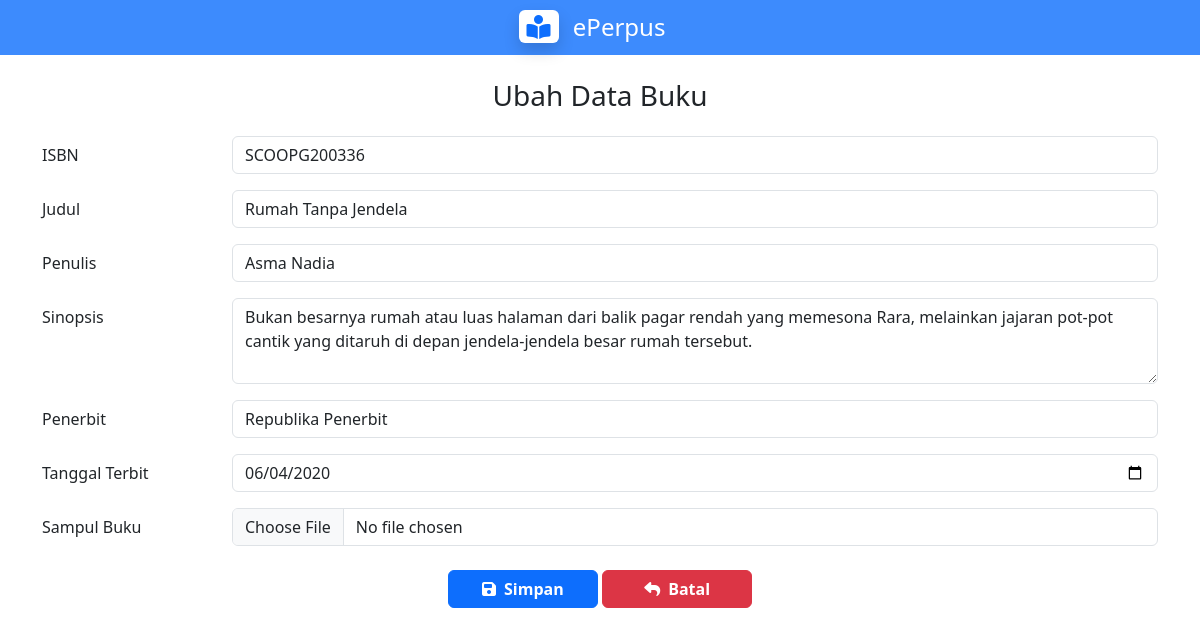
Page /BukuSection/ubah.php?isbn=SCOOPG200336 on the committed database.
### tables this page shows
CREATE TABLE `tbl_buku` (
  `isbn` varchar(50) NOT NULL,
  `judul` varchar(255) NOT NULL,
  `penulis` varchar(50) NOT NULL,
  `sinopsis` text NOT NULL,
  `penerbit` varchar(50) NOT NULL,
  `tanggal_terbit` date NOT NULL,
  `sampul` varchar(50) NOT NULL
);

### loginKey.php (called while the page is built, shortened)
<?php
include 'koneksi.php';
$query = "SELECT * FROM tbl_login";
$sql = mysqli_query($conn, $query);
$result = mysqli_fetch_assoc($sql);
$login = $result['id'];
?>

### BukuSection/ubah.php (the view, shortened to what this page needs)
<?php
include '../koneksi.php';
include '../loginKey.php';
$isbn = $_GET['isbn'];
$query = "SELECT * FROM tbl_buku WHERE isbn = '$isbn'";
$sql = mysqli_query($conn, $query);
$result = mysqli_fetch_assoc($sql);
$judul = $result['judul'];
$penulis = $result['penulis'];
$sinopsis = $result['sinopsis'];
$penerbit = $result['penerbit'];
$tanggal_terbit = $result['tanggal_terbit'];
?>
<!DOCTYPE html>
<html lang="en">
<head>
    <link rel="stylesheet" href="https://cdn.jsdelivr.net/npm/bootstrap@5.3.3/dist/css/bootstrap.min.css">
    <link rel="stylesheet" href="https://cdnjs.cloudflare.com/ajax/libs/font-awesome/6.5.2/css/all.min.css">
</head>
<body>
    <div class="main-container">
        <div class="content">
            <nav class="navbar navbar-dark justify-content-center" style="background-color: #3D8BFD;">
                <a class="navbar-brand" href="../index.php?login=<?php echo $login ?>">
                    <h1 class="fs-4 m-0"><span class="bg-white text-primary rounded shadow px-2 me-2"><i class="fa-solid fa-book-open-reader"></i></span> <span class="text-white">ePerpus</span></h1>
                </a>
            </nav>
            <h3 class="mt-4 text-center">Ubah Data Buku</h3>
            <div class="container mt-4">
                <form method="POST" action="ubahApi.php" enctype="multipart/form-data">
                    <div class="mb-3 row">
                        <label for="isbn" class="col-sm-2 col-form-label">ISBN</label>
                        <div class="col">
                            <input required type="text" class="form-control" id="isbn" name="isbn"
                                value="<?php echo $isbn; ?>">
                        </div>
                    </div>
                    <div class="mb-3 row">
                        <label for="judul" class="col-sm-2 col-form-label">Judul</label>
                        <div class="col">
                            <input required type="text" class="form-control" id="judul" name="judul"
                                value="<?php echo $judul; ?>">
                        </div>
                    </div>
                    <div class="mb-3 row">
                        <label for="penulis" class="col-sm-2 col-form-label">Penulis</label>
                        <div class="col">
                            <input required type="text" class="form-control" id="penulis" name="penulis"
                                value="<?php echo $penulis; ?>">
                        </div>
                    </div>
                    <div class="mb-3 row">
                        <label for="sinopsis" class="col-sm-2 col-form-label">Sinopsis</label>
                        <div class="col">
                            <textarea required class="form-control" id="sinopsis" name="sinopsis"
                                rows="3"><?php echo $sinopsis; ?></textarea>
                        </div>
                    </div>
                    <div class="mb-3 row">
                        <label for="penerbit" class="col-sm-2 col-form-label">Penerbit</label>
                        <div class="col">
                            <input required type="text" class="form-control" id="penerbit" name="penerbit"
                                value="<?php echo $penerbit; ?>">
                        </div>
                    </div>
                    <div class="mb-3 row">
                        <label for="tanggal_terbit" class="col-sm-2 col-form-label">Tanggal Terbit</label>
                        <div class="col">
                            <input required type="date" class="form-control" id="tanggal_terbit" name="tanggal_terbit"
                                value="<?php echo $tanggal_terbit; ?>">
                        </div>
                    </div>
                    <div class="mb-3 row">
                        <label for="sampul" class="col-sm-2 col-form-label">Sampul Buku</label>
                        <div class="col">
                            <input class="form-control" type="file" id="sampul" name="sampul" accept="image/*">
                        </div>
                    </div>
                    <div class="mb-3 row mt-4 text-center">
                        <div class="col">
                            <button type="submit" name="aksi" value="edit" class="btn btn-primary fw-bold"
                                style="width: 150px;"><i class="fa-solid fa-floppy-disk"></i>&ensp;Simpan</button>
                            <a href="../index.php?login=<?php echo $login ?>" type="button" class="btn btn-danger fw-bold" style="width: 150px;"><i
                                    class="fa fa-reply" aria-hidden="true"></i>&ensp;Batal</a>
                        </div>
                    </div>
                </form>
            </div>
        </div>
    </div>
</body>
</html>

### rows in the picture
tbl_buku: judul "Rumah Tanpa Jendela", penulis "Asma Nadia", sinopsis "Bukan besarnya rumah atau luas halaman dari balik pagar rendah yang memesona Rara, melainkan jajaran pot-pot cantik yang ditaruh di depan jendela-jendela besar rumah tersebut.", penerbit "Republika Penerbit", tanggal_terbit "06/04/2020"
